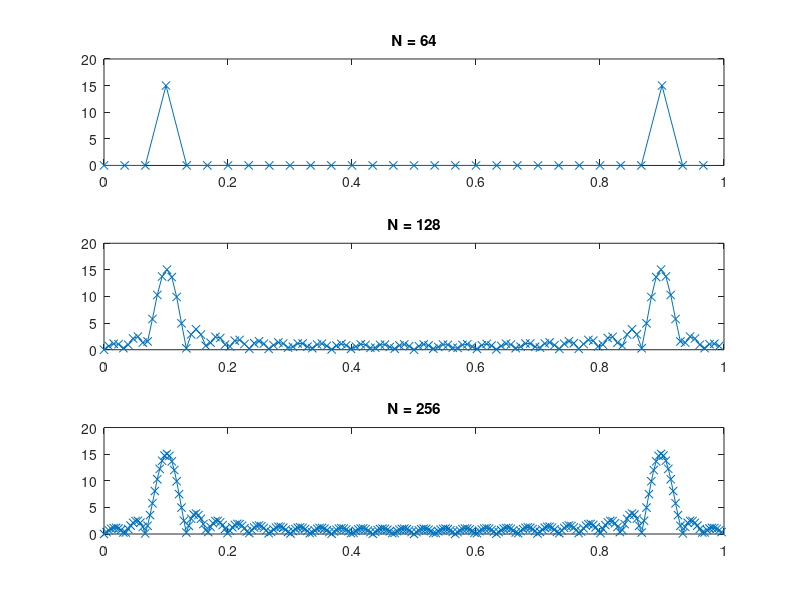

The MATLAB source for this figure:
n = [0:29];
x = cos(2*pi*n/10);


%define 3 different values for N
N1 = 30;
N2 = 128;
N3 = 256;

%find FFT magnitude for values
X1 = abs(fft(x,N1));
X2 = abs(fft(x,N2));
X3 = abs(fft(x,N3));

%frequency is from 0 to N, normalize to 0:1(-1/n)

F1 = [0 : N1 - 1]/N1;
F2 = [0 : N2 - 1]/N2;
F3 = [0 : N3 - 1]/N3;


%plot
figure
subplot(3,1,1)
plot(F1,X1,'-x'),title('N = 64'),axis([0 1 0 20])
subplot(3,1,2)
plot(F2,X2,'-x'),title('N = 128'),axis([0 1 0 20])
subplot(3,1,3)
plot(F3,X3,'-x'),title('N = 256'),axis([0 1 0 20])